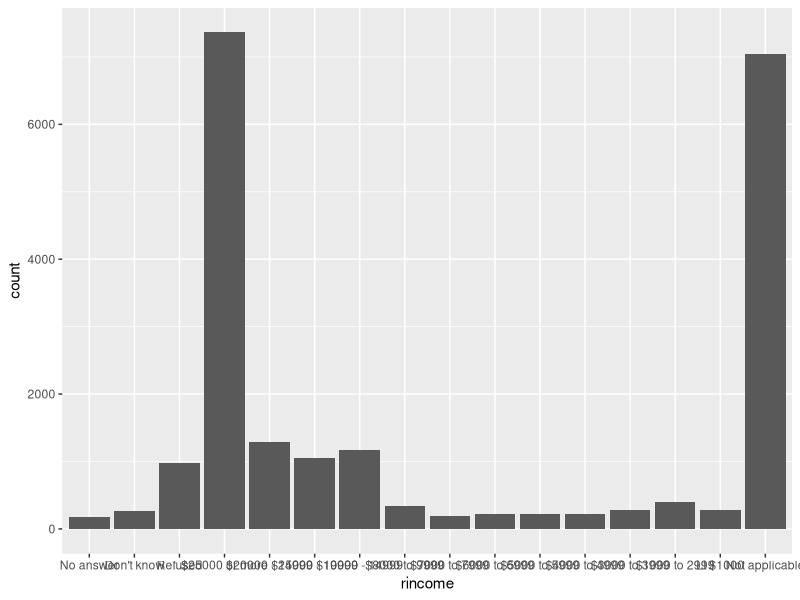
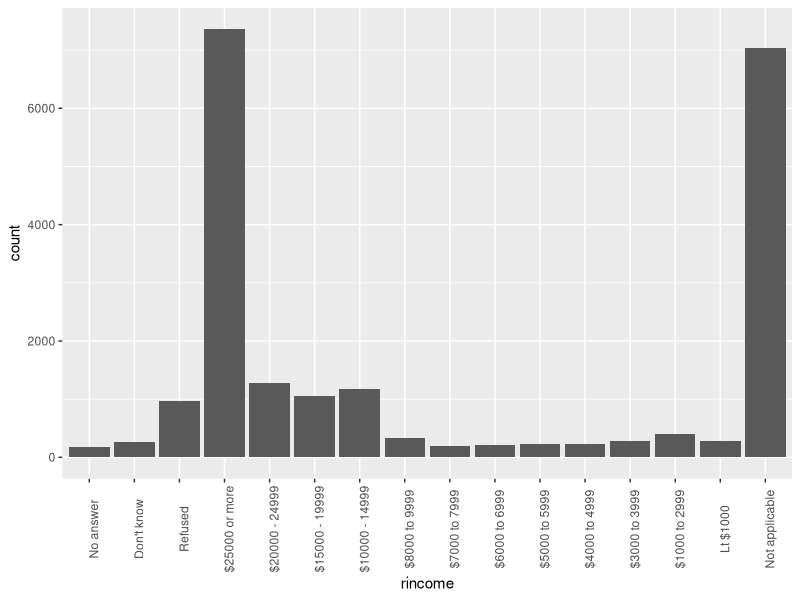
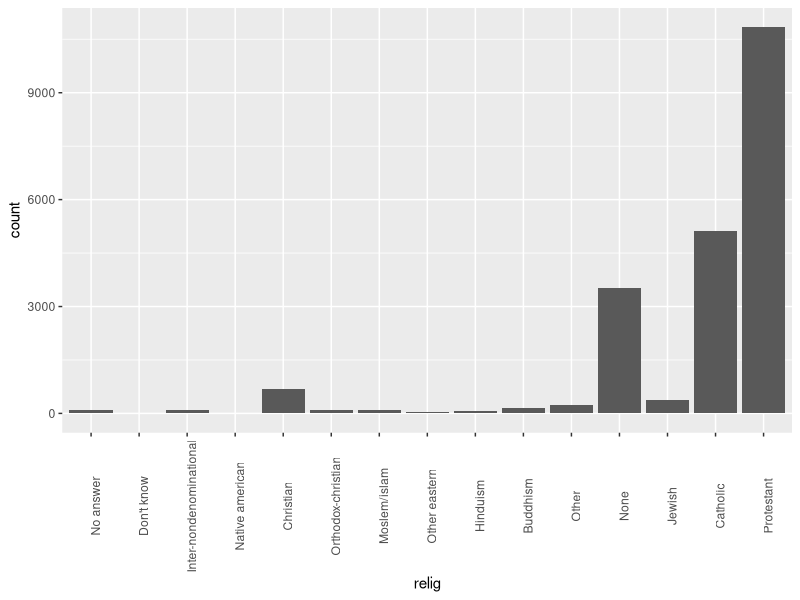
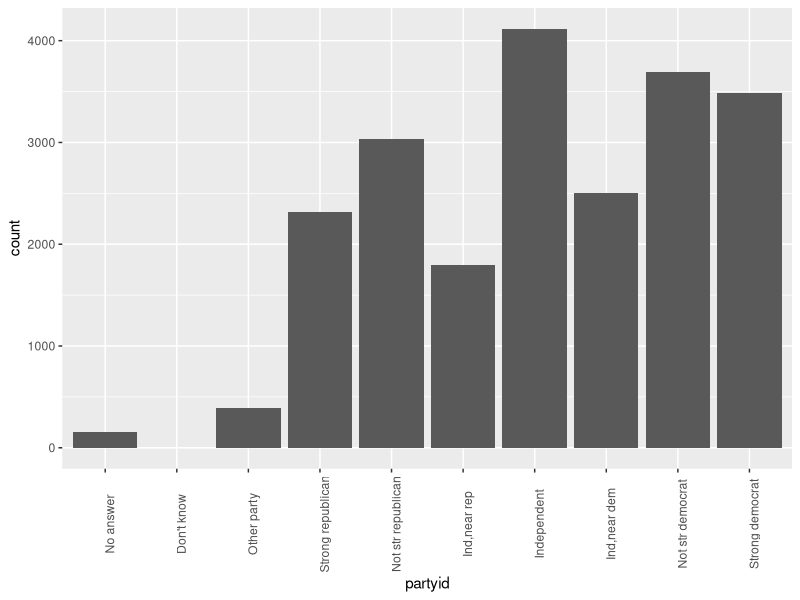
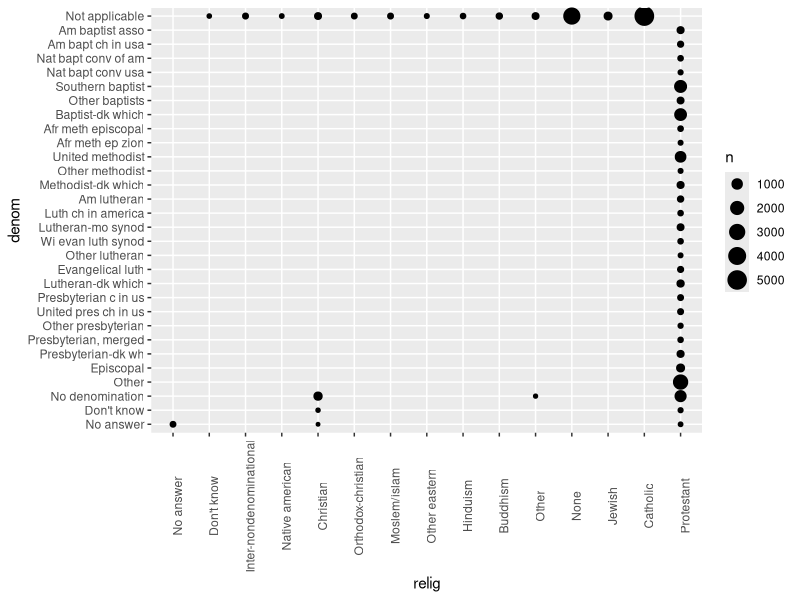
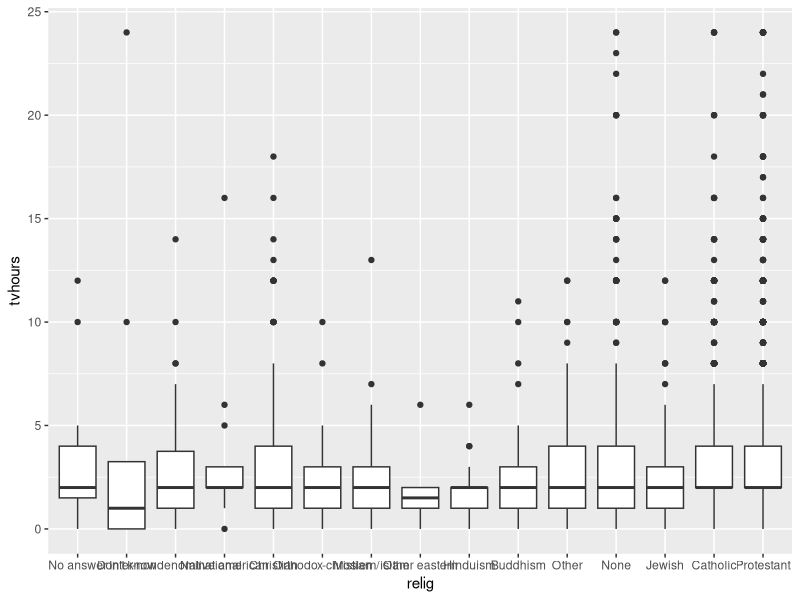
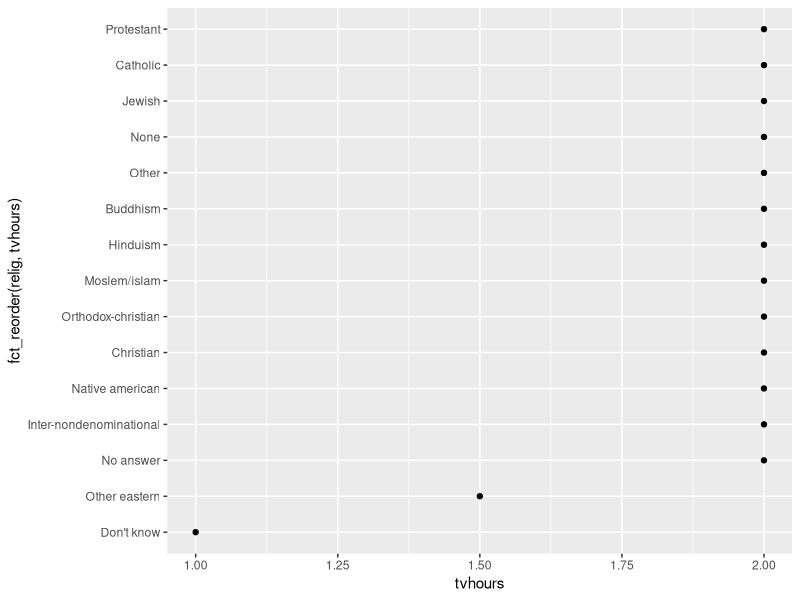
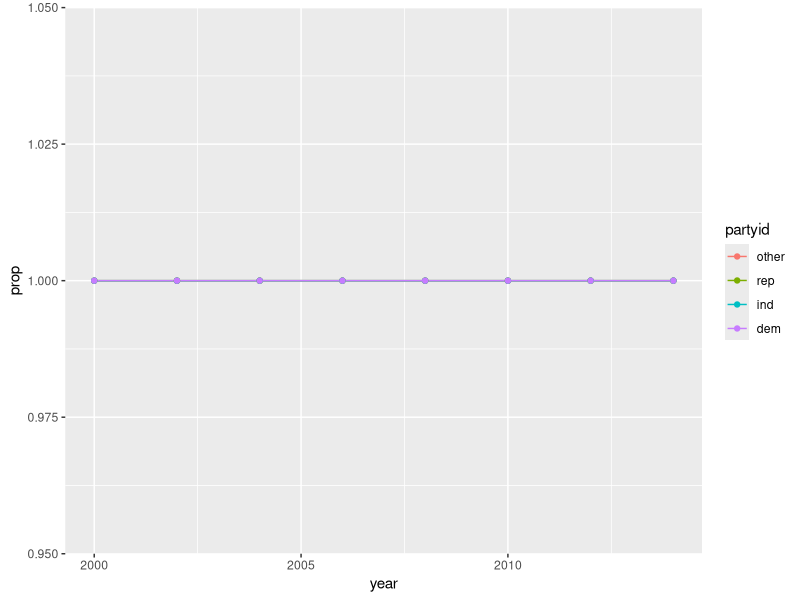

The R script that drew these images, in order:
## ---- chunk 1
library(tidyverse)
library(forcats)
## ---- chunk 2
gss_cat %>%
  ggplot(aes(rincome)) +
    geom_bar()
## ---- chunk 3
gss_cat %>%
  ggplot(aes(rincome)) +
    geom_bar() +
    theme(axis.text.x  = element_text(angle=90))
## ---- chunk 4
gss_cat %>%
  ggplot(aes(relig)) +
    geom_bar() +
    theme(axis.text.x  = element_text(angle=90))
gss_cat %>%
  ggplot(aes(partyid)) +
    geom_bar() +
    theme(axis.text.x  = element_text(angle=90))
## ---- chunk 5
gss_cat %>%
  group_by(relig) %>%
  count(denom) %>%
  arrange(desc(n))
## ---- chunk 6
gss_cat %>%
  ggplot(aes(x = relig, y = denom)) +
    geom_count() +
    theme(axis.text.x  = element_text(angle=90))
## ---- chunk 7
gss_cat %>%
  ggplot(aes(x = relig, y = tvhours)) +
    geom_boxplot()
## ---- chunk 8
relig <- gss_cat %>%
  group_by(relig) %>%
  summarise(
    age = mean(age, na.rm = TRUE),
    tvhours = median(tvhours, na.rm = TRUE),
    n = n()
  )
ggplot(relig, aes(tvhours, fct_reorder(relig, tvhours))) +
  geom_point()
## ---- chunk 9
levels(gss_cat$marital)
levels(gss_cat$race)
levels(gss_cat$rincome)
levels(gss_cat$partyid)
levels(gss_cat$relig)
levels(gss_cat$denom)
## ---- chunk 10
gss_cat %>%
  mutate(partyid = fct_collapse(partyid,
    other = c("No answer", "Don't know", "Other party"),
    rep = c("Strong republican", "Not str republican"),
    ind = c("Ind,near rep", "Independent", "Ind,near dem"),
    dem = c("Not str democrat", "Strong democrat")
  )) %>%
  group_by(year, partyid) %>%
  count() %>%
  mutate(prop = n / sum(n)) %>%
  ggplot(aes(x = year, y = prop, colour = partyid)) +
    geom_line() +
    geom_point()
## ---- chunk 11
levels(gss_cat$rincome)
## ---- chunk 12
gss_cat %>%
  mutate(rincome = fct_collapse(
    rincome,
    "Unknown" = c("No answer", "Don't know", "Refused"),
    "Lt $10000" = c("$8000 to 9999", "$7000 to 7999", "$6000 to 6999", "$5000 to 5999", "$4000 to 4999", "$3000 to 3999", "$1000 to 2999", "Lt $1000"),
    "$10000 to 19999" = c("$15000 - 19999", "$10000 - 14999"),
    "$20000 or more" = c("$25000 or more", "$20000 - 24999")
  )) %>%
  count(rincome)
